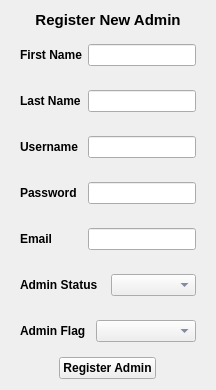
                           <widget class="QWidget" name="RegisterAdminWidget" native="true">
                            <property name="sizePolicy">
                             <sizepolicy hsizetype="MinimumExpanding" vsizetype="MinimumExpanding">
                              <horstretch>0</horstretch>
                              <verstretch>0</verstretch>
                             </sizepolicy>
                            </property>
                            <layout class="QVBoxLayout" name="verticalLayout_61">
                             <item>
                              <widget class="QLabel" name="label_56">
                               <property name="font">
                                <font>
                                 <pointsize>11</pointsize>
                                 <weight>75</weight>
                                 <bold>true</bold>
                                </font>
                               </property>
                               <property name="text">
                                <string>Register New Admin</string>
                               </property>
                               <property name="alignment">
                                <set>Qt::AlignCenter</set>
                               </property>
                              </widget>
                             </item>
                             <item>
                              <widget class="QWidget" name="widget_106" native="true">
                               <layout class="QHBoxLayout" name="horizontalLayout_97">
                                <item alignment="Qt::AlignLeft">
                                 <widget class="QLabel" name="label_60">
                                  <property name="font">
                                   <font>
                                    <weight>75</weight>
                                    <bold>true</bold>
                                   </font>
                                  </property>
                                  <property name="text">
                                   <string>First Name</string>
                                  </property>
                                 </widget>
                                </item>
                                <item>
                                 <widget class="QLineEdit" name="txtDashRegAdminFname">
                                  <property name="sizePolicy">
                                   <sizepolicy hsizetype="Preferred" vsizetype="Preferred">
                                    <horstretch>0</horstretch>
                                    <verstretch>0</verstretch>
                                   </sizepolicy>
                                  </property>
                                 </widget>
                                </item>
                               </layout>
                              </widget>
                             </item>
                             <item>
                              <widget class="QWidget" name="widget_109" native="true">
                               <layout class="QHBoxLayout" name="horizontalLayout_100">
                                <item>
                                 <widget class="QLabel" name="label_68">
                                  <property name="font">
                                   <font>
                                    <weight>75</weight>
                                    <bold>true</bold>
                                   </font>
                                  </property>
                                  <property name="text">
                                   <string>Last Name</string>
                                  </property>
                                 </widget>
                                </item>
                                <item>
                                 <widget class="QLineEdit" name="txtDashRegAdminLname">
                                  <property name="sizePolicy">
                                   <sizepolicy hsizetype="Preferred" vsizetype="Preferred">
                                    <horstretch>0</horstretch>
                                    <verstretch>0</verstretch>
                                   </sizepolicy>
                                  </property>
                                 </widget>
                                </item>
                               </layout>
                              </widget>
                             </item>
                             <item>
                              <widget class="QWidget" name="widget_103" native="true">
                               <layout class="QHBoxLayout" name="horizontalLayout_95">
                                <item>
                                 <widget class="QLabel" name="label_55">
                                  <property name="font">
                                   <font>
                                    <weight>75</weight>
                                    <bold>true</bold>
                                   </font>
                                  </property>
                                  <property name="text">
                                   <string>Username</string>
                                  </property>
                                 </widget>
                                </item>
                                <item>
                                 <widget class="QLineEdit" name="txtDashRegAdminUsername">
                                  <property name="sizePolicy">
                                   <sizepolicy hsizetype="Preferred" vsizetype="Preferred">
                                    <horstretch>0</horstretch>
                                    <verstretch>0</verstretch>
                                   </sizepolicy>
                                  </property>
                                 </widget>
                                </item>
                               </layout>
                              </widget>
                             </item>
                             <item>
                              <widget class="QWidget" name="widget_111" native="true">
                               <layout class="QHBoxLayout" name="horizontalLayout_102">
                                <item>
                                 <widget class="QLabel" name="label_70">
                                  <property name="font">
                                   <font>
                                    <weight>75</weight>
                                    <bold>true</bold>
                                   </font>
                                  </property>
                                  <property name="text">
                                   <string>Password</string>
                                  </property>
                                 </widget>
                                </item>
                                <item>
                                 <widget class="QLineEdit" name="txtDashRegAdminPassword">
                                  <property name="sizePolicy">
                                   <sizepolicy hsizetype="Preferred" vsizetype="Preferred">
                                    <horstretch>0</horstretch>
                                    <verstretch>0</verstretch>
                                   </sizepolicy>
                                  </property>
                                  <property name="echoMode">
                                   <enum>QLineEdit::Password</enum>
                                  </property>
                                 </widget>
                                </item>
                               </layout>
                              </widget>
                             </item>
                             <item>
                              <widget class="QWidget" name="widget_108" native="true">
                               <layout class="QHBoxLayout" name="horizontalLayout_99">
                                <item>
                                 <widget class="QLabel" name="label_67">
                                  <property name="font">
                                   <font>
                                    <weight>75</weight>
                                    <bold>true</bold>
                                   </font>
                                  </property>
                                  <property name="text">
                                   <string>Email</string>
                                  </property>
                                 </widget>
                                </item>
                                <item>
                                 <widget class="QLineEdit" name="txtDashRegAdminEmail">
                                  <property name="sizePolicy">
                                   <sizepolicy hsizetype="Preferred" vsizetype="Preferred">
                                    <horstretch>0</horstretch>
                                    <verstretch>0</verstretch>
                                   </sizepolicy>
                                  </property>
                                  <property name="inputMethodHints">
                                   <set>Qt::ImhEmailCharactersOnly</set>
                                  </property>
                                 </widget>
                                </item>
                               </layout>
                              </widget>
                             </item>
                             <item>
                              <widget class="QWidget" name="widget_105" native="true">
                               <layout class="QHBoxLayout" name="horizontalLayout_96">
                                <item>
                                 <widget class="QLabel" name="label_57">
                                  <property name="font">
                                   <font>
                                    <weight>75</weight>
                                    <bold>true</bold>
                                   </font>
                                  </property>
                                  <property name="text">
                                   <string>Admin Status</string>
                                  </property>
                                 </widget>
                                </item>
                                <item>
                                 <widget class="QComboBox" name="txtDashRegAdminStatusCombo">
                                  <property name="sizePolicy">
                                   <sizepolicy hsizetype="Preferred" vsizetype="Preferred">
                                    <horstretch>0</horstretch>
                                    <verstretch>0</verstretch>
                                   </sizepolicy>
                                  </property>
                                  <property name="styleSheet">
                                   <string notr="true">color:#404d6f;</string>
                                  </property>
                                  <item>
                                   <property name="text">
                                    <string/>
                                   </property>
                                  </item>
                                  <item>
                                   <property name="text">
                                    <string>Active</string>
                                   </property>
                                  </item>
                                  <item>
                                   <property name="text">
                                    <string>In-Active</string>
                                   </property>
                                  </item>
                                 </widget>
                                </item>
                               </layout>
                              </widget>
                             </item>
                             <item>
                              <widget class="QWidget" name="widget_107" native="true">
                               <layout class="QHBoxLayout" name="horizontalLayout_98">
                                <item>
                                 <widget class="QLabel" name="label_66">
                                  <property name="font">
                                   <font>
                                    <weight>75</weight>
                                    <bold>true</bold>
                                   </font>
                                  </property>
                                  <property name="text">
                                   <string>Admin Flag</string>
                                  </property>
                                 </widget>
                                </item>
                                <item>
                                 <widget class="QComboBox" name="txtDashRegAdminFlagCombo">
                                  <property name="sizePolicy">
                                   <sizepolicy hsizetype="Preferred" vsizetype="Preferred">
                                    <horstretch>0</horstretch>
                                    <verstretch>0</verstretch>
                                   </sizepolicy>
                                  </property>
                                  <property name="styleSheet">
                                   <string notr="true">color:#404d6f;</string>
                                  </property>
                                  <item>
                                   <property name="text">
                                    <string/>
                                   </property>
                                  </item>
                                  <item>
                                   <property name="text">
                                    <string>Super Admin</string>
                                   </property>
                                  </item>
                                  <item>
                                   <property name="text">
                                    <string>Main Admin</string>
                                   </property>
                                  </item>
                                  <item>
                                   <property name="text">
                                    <string>Admin</string>
                                   </property>
                                  </item>
                                 </widget>
                                </item>
                               </layout>
                              </widget>
                             </item>
                             <item>
                              <widget class="QWidget" name="widget_104" native="true">
                               <layout class="QVBoxLayout" name="verticalLayout_78">
                                <property name="topMargin">
                                 <number>0</number>
                                </property>
                                <property name="bottomMargin">
                                 <number>0</number>
                                </property>
                                <item alignment="Qt::AlignHCenter|Qt::AlignVCenter">
                                 <widget class="QPushButton" name="registerAdminInfoBtn">
                                  <property name="sizePolicy">
                                   <sizepolicy hsizetype="Minimum" vsizetype="Minimum">
                                    <horstretch>0</horstretch>
                                    <verstretch>0</verstretch>
                                   </sizepolicy>
                                  </property>
                                  <property name="font">
                                   <font>
                                    <weight>75</weight>
                                    <bold>true</bold>
                                   </font>
                                  </property>
                                  <property name="cursor">
                                   <cursorShape>PointingHandCursor</cursorShape>
                                  </property>
                                  <property name="toolTip">
                                   <string>Register Admin</string>
                                  </property>
                                  <property name="text">
                                   <string>Register Admin</string>
                                  </property>
                                 </widget>
                                </item>
                               </layout>
                              </widget>
                             </item>
                            </layout>
                           </widget>
